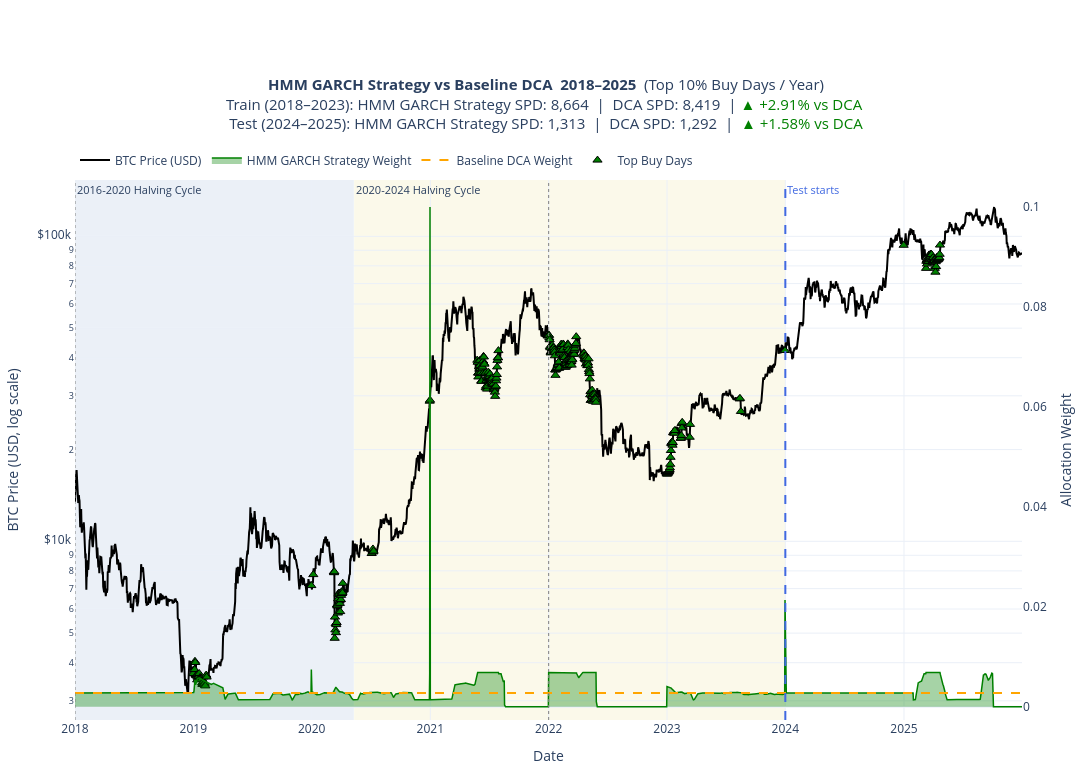

This figure's notebook cell:
### Code cell
combined_plot_df = (
    pd.concat([
        merged_train.to_pandas(), 
        merged_test.to_pandas()
        ])
    .sort_values("date")
    .reset_index(drop=True)
)
combined_plot_df["date"] = pd.to_datetime(combined_plot_df["date"])

cols = plots.StrategyColumns(
    weight="dynamic_weight",
    spd="sats_per_dollar_dynamic",
    sats_accum="sats_accum_dynamic",
)

# Full period
full_plot = plots.plot_strategy_full_period(
    combined_plot_df, 
    cols, 
    "HMM GARCH Strategy", 
    date_range=("2018-01-01", str(combined_plot_df["date"].max().date())),
    test_start_date="2024-01-01"
)
plt.show()

### Figure 1 — Plotly figure (JSON) as saved in the notebook; plotly's stock layout.template omitted (floating-point values rounded to 4 significant figures; data arrays with more than 128 entries replaced by an {"elided": "..."} marker saying what was removed)
{"data": [{"customdata": {"elided": "2920x8 mixed values"}, "hovertemplate": "<b>Date</b>: %{x|%Y-%m-%d}<br><b>Year</b>: %{customdata[0]}<br><b>Cycle</b>: %{customdata[1]}<br><b>BTC Price</b>: $%{y:,.2f}<br><b>HMM GARCH Strategy Weight</b>: %{customdata[2]:.8f}<br><b>DCA Weight</b>: %{customdata[3]:.8f}<br><b>HMM GARCH Strategy sats/$</b>: %{customdata[4]:,.2f}<br><b>DCA sats/$</b>: %{customdata[5]:,.2f}<br><b>HMM GARCH Strategy sats accum.</b>: %{customdata[6]:,.2f}<br><b>DCA sats accum.</b>: %{customdata[7]:,.2f}<extra></extra>", "line": {"color": "black", "width": 2}, "mode": "lines", "name": "BTC Price (USD)", "type": "scatter", "x": {"elided": "2920 str values"}, "y": {"elided": "2920 float values"}, "yaxis": "y"}, {"customdata": {"elided": "2920x5 mixed values"}, "fill": "tozeroy", "fillcolor": "rgba(0, 128, 0, 0.35)", "hovertemplate": "<b>Date</b>: %{x|%Y-%m-%d}<br><b>Year</b>: %{customdata[0]}<br><b>Cycle</b>: %{customdata[1]}<br><b>HMM GARCH Strategy Weight</b>: %{y:.8f}<br><b>BTC Price</b>: $%{customdata[2]:,.2f}<br><b>HMM GARCH Strategy sats/$</b>: %{customdata[3]:,.2f}<br><b>HMM GARCH Strategy sats accum.</b>: %{customdata[4]:,.2f}<extra></extra>", "line": {"color": "green", "width": 1.5}, "mode": "lines", "name": "HMM GARCH Strategy Weight", "type": "scatter", "x": {"elided": "2920 str values"}, "y": {"elided": "2920 float values"}, "yaxis": "y2"}, {"customdata": {"elided": "2920x5 mixed values"}, "hovertemplate": "<b>Date</b>: %{x|%Y-%m-%d}<br><b>Year</b>: %{customdata[0]}<br><b>Cycle</b>: %{customdata[1]}<br><b>DCA Weight</b>: %{y:.8f}<br><b>BTC Price</b>: $%{customdata[2]:,.2f}<br><b>DCA sats/$</b>: %{customdata[3]:,.2f}<br><b>DCA sats accum.</b>: %{customdata[4]:,.2f}<extra></extra>", "line": {"color": "orange", "dash": "dash", "width": 2}, "mode": "lines", "name": "Baseline DCA Weight", "type": "scatter", "x": {"elided": "2920 str values"}, "y": {"elided": "2920 float values"}, "yaxis": "y2"}, {"customdata": {"elided": "349x3 float values"}, "hovertemplate": "<b>Top Buy Date</b>: %{x|%Y-%m-%d}<br><b>Year</b>: %{customdata[0]}<br><b>BTC Price</b>: $%{y:,.2f}<br><b>HMM GARCH Strategy Weight</b>: %{customdata[1]:.8f}<br><b>Year Threshold</b>: %{customdata[2]:.8f}<extra></extra>", "marker": {"color": "green", "line": {"color": "black", "width": 1}, "size": 8, "symbol": "triangle-up"}, "mode": "markers", "name": "Top Buy Days", "type": "scatter", "x": {"elided": "349 str values"}, "y": {"elided": "349 float values"}, "yaxis": "y"}], "layout": {"annotations": [{"font": {"size": 11}, "showarrow": false, "text": "2016-2020 Halving Cycle", "x": "2018-01-01T00:00:00", "xanchor": "left", "xref": "x", "y": 1, "yanchor": "top", "yref": "y domain"}, {"font": {"size": 11}, "showarrow": false, "text": "2020-2024 Halving Cycle", "x": "2020-05-11T00:00:00", "xanchor": "left", "xref": "x", "y": 1, "yanchor": "top", "yref": "y domain"}, {"font": {"color": "royalblue", "size": 11}, "showarrow": false, "text": "Test starts", "x": 1704067200000, "xanchor": "left", "xref": "x", "y": 1, "yanchor": "top", "yref": "y domain"}], "height": 780, "hovermode": "x unified", "legend": {"orientation": "h", "x": 0, "xanchor": "left", "y": 1.01, "yanchor": "bottom"}, "margin": {"b": 60, "l": 70, "r": 70, "t": 180}, "shapes": [{"fillcolor": "rgba(176, 196, 222, 0.25)", "layer": "below", "line": {"width": 0}, "opacity": 1, "type": "rect", "x0": "2018-01-01T00:00:00", "x1": "2020-05-10T00:00:00", "xref": "x", "y0": 0, "y1": 1, "yref": "y domain"}, {"fillcolor": "rgba(238, 232, 170, 0.25)", "layer": "below", "line": {"width": 0}, "opacity": 1, "type": "rect", "x0": "2020-05-11T00:00:00", "x1": "2023-12-31T00:00:00", "xref": "x", "y0": 0, "y1": 1, "yref": "y domain"}, {"line": {"color": "gray", "dash": "dot", "width": 1}, "type": "line", "x0": "2010-08-16T00:00:00", "x1": "2010-08-16T00:00:00", "xref": "x", "y0": 0, "y1": 1, "yref": "y domain"}, {"line": {"color": "gray", "dash": "dot", "width": 1}, "type": "line", "x0": "2014-01-01T00:00:00", "x1": "2014-01-01T00:00:00", "xref": "x", "y0": 0, "y1": 1, "yref": "y domain"}, {"line": {"color": "gray", "dash": "dot", "width": 1}, "type": "line", "x0": "2018-01-01T00:00:00", "x1": "2018-01-01T00:00:00", "xref": "x", "y0": 0, "y1": 1, "yref": "y domain"}, {"line": {"color": "gray", "dash": "dot", "width": 1}, "type": "line", "x0": "2022-01-01T00:00:00", "x1": "2022-01-01T00:00:00", "xref": "x", "y0": 0, "y1": 1, "yref": "y domain"}, {"line": {"color": "royalblue", "dash": "dash", "width": 2}, "type": "line", "x0": 1704067200000, "x1": 1704067200000, "xref": "x", "y0": 0, "y1": 1, "yref": "y domain"}], "title": {"font": {"size": 15}, "text": "<b>HMM GARCH Strategy vs Baseline DCA  2018–2025</b>  (Top 10% Buy Days / Year)<br>Train (2018–2023): HMM GARCH Strategy SPD: 8,664  |  DCA SPD: 8,419  | <span style='color:green;'>▲ +2.91% vs DCA</span> <br>Test (2024–2025): HMM GARCH Strategy SPD: 1,313  |  DCA SPD: 1,292  |  <span style='color:green;'>▲ +1.58% vs DCA</span>", "x": 0.5}, "width": 1450, "xaxis": {"range": ["2018-01-01T00:00:00", "2025-12-31T00:00:00"], "showgrid": true, "title": {"text": "Date"}}, "yaxis": {"showgrid": true, "side": "left", "tickprefix": "$", "title": {"text": "BTC Price (USD, log scale)"}, "type": "log"}, "yaxis2": {"overlaying": "y", "showgrid": false, "side": "right", "title": {"text": "Allocation Weight"}}}}
